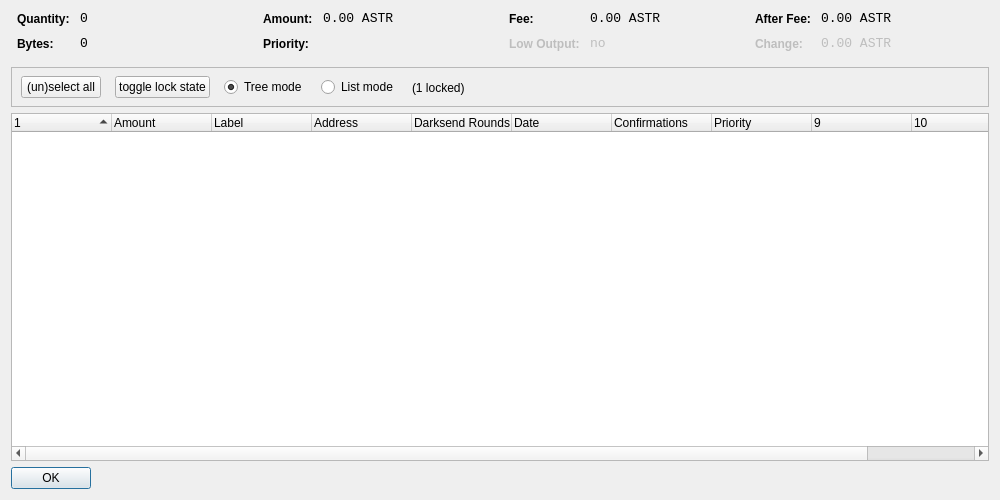
<?xml version="1.0" encoding="UTF-8"?>
<ui version="4.0">
 <class>CoinControlDialog</class>
 <widget class="QDialog" name="CoinControlDialog">
  <property name="geometry">
   <rect>
    <x>0</x>
    <y>0</y>
    <width>1000</width>
    <height>500</height>
   </rect>
  </property>
  <property name="windowTitle">
   <string>Coin Control</string>
  </property>
  <layout class="QVBoxLayout" name="verticalLayout">
   <item>
    <layout class="QHBoxLayout" name="horizontalLayoutTop" stretch="0,0,0,0">
     <property name="topMargin">
      <number>0</number>
     </property>
     <property name="bottomMargin">
      <number>10</number>
     </property>
     <item>
      <layout class="QFormLayout" name="formLayoutCoinControl1">
       <property name="horizontalSpacing">
        <number>10</number>
       </property>
       <property name="verticalSpacing">
        <number>10</number>
       </property>
       <property name="leftMargin">
        <number>6</number>
       </property>
       <property name="rightMargin">
        <number>6</number>
       </property>
       <item row="0" column="0">
        <widget class="QLabel" name="labelCoinControlQuantityText">
         <property name="styleSheet">
          <string notr="true">font-weight:bold;</string>
         </property>
         <property name="text">
          <string>Quantity:</string>
         </property>
        </widget>
       </item>
       <item row="0" column="1">
        <widget class="QLabel" name="labelCoinControlQuantity">
         <property name="font">
          <font>
           <family>Monospace</family>
           <pointsize>10</pointsize>
          </font>
         </property>
         <property name="cursor">
          <cursorShape>IBeamCursor</cursorShape>
         </property>
         <property name="contextMenuPolicy">
          <enum>Qt::ActionsContextMenu</enum>
         </property>
         <property name="text">
          <string notr="true">0</string>
         </property>
         <property name="textInteractionFlags">
          <set>Qt::LinksAccessibleByMouse|Qt::TextSelectableByKeyboard|Qt::TextSelectableByMouse</set>
         </property>
        </widget>
       </item>
       <item row="1" column="0">
        <widget class="QLabel" name="labelCoinControlBytesText">
         <property name="styleSheet">
          <string notr="true">font-weight:bold;</string>
         </property>
         <property name="text">
          <string>Bytes:</string>
         </property>
        </widget>
       </item>
       <item row="1" column="1">
        <widget class="QLabel" name="labelCoinControlBytes">
         <property name="font">
          <font>
           <family>Monospace</family>
           <pointsize>10</pointsize>
          </font>
         </property>
         <property name="cursor">
          <cursorShape>IBeamCursor</cursorShape>
         </property>
         <property name="contextMenuPolicy">
          <enum>Qt::ActionsContextMenu</enum>
         </property>
         <property name="text">
          <string notr="true">0</string>
         </property>
         <property name="textInteractionFlags">
          <set>Qt::LinksAccessibleByMouse|Qt::TextSelectableByKeyboard|Qt::TextSelectableByMouse</set>
         </property>
        </widget>
       </item>
      </layout>
     </item>
     <item>
      <layout class="QFormLayout" name="formLayoutCoinControl2">
       <property name="horizontalSpacing">
        <number>10</number>
       </property>
       <property name="verticalSpacing">
        <number>10</number>
       </property>
       <property name="leftMargin">
        <number>6</number>
       </property>
       <property name="rightMargin">
        <number>6</number>
       </property>
       <item row="0" column="0">
        <widget class="QLabel" name="labelCoinControlAmountText">
         <property name="styleSheet">
          <string notr="true">font-weight:bold;</string>
         </property>
         <property name="text">
          <string>Amount:</string>
         </property>
        </widget>
       </item>
       <item row="0" column="1">
        <widget class="QLabel" name="labelCoinControlAmount">
         <property name="font">
          <font>
           <family>Monospace</family>
           <pointsize>10</pointsize>
          </font>
         </property>
         <property name="cursor">
          <cursorShape>IBeamCursor</cursorShape>
         </property>
         <property name="contextMenuPolicy">
          <enum>Qt::ActionsContextMenu</enum>
         </property>
         <property name="text">
          <string notr="true">0.00 ASTR</string>
         </property>
         <property name="textInteractionFlags">
          <set>Qt::LinksAccessibleByMouse|Qt::TextSelectableByKeyboard|Qt::TextSelectableByMouse</set>
         </property>
        </widget>
       </item>
       <item row="1" column="0">
        <widget class="QLabel" name="labelCoinControlPriorityText">
         <property name="styleSheet">
          <string notr="true">font-weight:bold;</string>
         </property>
         <property name="text">
          <string>Priority:</string>
         </property>
        </widget>
       </item>
       <item row="1" column="1">
        <widget class="QLabel" name="labelCoinControlPriority">
         <property name="font">
          <font>
           <family>Monospace</family>
           <pointsize>10</pointsize>
          </font>
         </property>
         <property name="cursor">
          <cursorShape>IBeamCursor</cursorShape>
         </property>
         <property name="contextMenuPolicy">
          <enum>Qt::ActionsContextMenu</enum>
         </property>
         <property name="text">
          <string/>
         </property>
         <property name="textInteractionFlags">
          <set>Qt::LinksAccessibleByMouse|Qt::TextSelectableByKeyboard|Qt::TextSelectableByMouse</set>
         </property>
        </widget>
       </item>
      </layout>
     </item>
     <item>
      <layout class="QFormLayout" name="formLayoutCoinControl3">
       <property name="horizontalSpacing">
        <number>10</number>
       </property>
       <property name="verticalSpacing">
        <number>10</number>
       </property>
       <property name="leftMargin">
        <number>6</number>
       </property>
       <property name="rightMargin">
        <number>6</number>
       </property>
       <item row="0" column="0">
        <widget class="QLabel" name="labelCoinControlFeeText">
         <property name="styleSheet">
          <string notr="true">font-weight:bold;</string>
         </property>
         <property name="text">
          <string>Fee:</string>
         </property>
        </widget>
       </item>
       <item row="0" column="1">
        <widget class="QLabel" name="labelCoinControlFee">
         <property name="font">
          <font>
           <family>Monospace</family>
           <pointsize>10</pointsize>
          </font>
         </property>
         <property name="cursor">
          <cursorShape>IBeamCursor</cursorShape>
         </property>
         <property name="contextMenuPolicy">
          <enum>Qt::ActionsContextMenu</enum>
         </property>
         <property name="text">
          <string notr="true">0.00 ASTR</string>
         </property>
         <property name="textInteractionFlags">
          <set>Qt::LinksAccessibleByMouse|Qt::TextSelectableByKeyboard|Qt::TextSelectableByMouse</set>
         </property>
        </widget>
       </item>
       <item row="1" column="0">
        <widget class="QLabel" name="labelCoinControlLowOutputText">
         <property name="enabled">
          <bool>false</bool>
         </property>
         <property name="styleSheet">
          <string notr="true">font-weight:bold;</string>
         </property>
         <property name="text">
          <string>Low Output:</string>
         </property>
        </widget>
       </item>
       <item row="1" column="1">
        <widget class="QLabel" name="labelCoinControlLowOutput">
         <property name="enabled">
          <bool>false</bool>
         </property>
         <property name="font">
          <font>
           <family>Monospace</family>
           <pointsize>10</pointsize>
          </font>
         </property>
         <property name="cursor">
          <cursorShape>IBeamCursor</cursorShape>
         </property>
         <property name="contextMenuPolicy">
          <enum>Qt::ActionsContextMenu</enum>
         </property>
         <property name="text">
          <string notr="true">no</string>
         </property>
         <property name="textInteractionFlags">
          <set>Qt::LinksAccessibleByMouse|Qt::TextSelectableByKeyboard|Qt::TextSelectableByMouse</set>
         </property>
        </widget>
       </item>
      </layout>
     </item>
     <item>
      <layout class="QFormLayout" name="formLayoutCoinControl4">
       <property name="horizontalSpacing">
        <number>10</number>
       </property>
       <property name="verticalSpacing">
        <number>10</number>
       </property>
       <property name="leftMargin">
        <number>6</number>
       </property>
       <property name="rightMargin">
        <number>6</number>
       </property>
       <item row="0" column="0">
        <widget class="QLabel" name="labelCoinControlAfterFeeText">
         <property name="styleSheet">
          <string notr="true">font-weight:bold;</string>
         </property>
         <property name="text">
          <string>After Fee:</string>
         </property>
        </widget>
       </item>
       <item row="0" column="1">
        <widget class="QLabel" name="labelCoinControlAfterFee">
         <property name="font">
          <font>
           <family>Monospace</family>
           <pointsize>10</pointsize>
          </font>
         </property>
         <property name="cursor">
          <cursorShape>IBeamCursor</cursorShape>
         </property>
         <property name="contextMenuPolicy">
          <enum>Qt::ActionsContextMenu</enum>
         </property>
         <property name="text">
          <string notr="true">0.00 ASTR</string>
         </property>
         <property name="textInteractionFlags">
          <set>Qt::LinksAccessibleByMouse|Qt::TextSelectableByKeyboard|Qt::TextSelectableByMouse</set>
         </property>
        </widget>
       </item>
       <item row="1" column="0">
        <widget class="QLabel" name="labelCoinControlChangeText">
         <property name="enabled">
          <bool>false</bool>
         </property>
         <property name="styleSheet">
          <string notr="true">font-weight:bold;</string>
         </property>
         <property name="text">
          <string>Change:</string>
         </property>
        </widget>
       </item>
       <item row="1" column="1">
        <widget class="QLabel" name="labelCoinControlChange">
         <property name="enabled">
          <bool>false</bool>
         </property>
         <property name="font">
          <font>
           <family>Monospace</family>
           <pointsize>10</pointsize>
          </font>
         </property>
         <property name="cursor">
          <cursorShape>IBeamCursor</cursorShape>
         </property>
         <property name="contextMenuPolicy">
          <enum>Qt::ActionsContextMenu</enum>
         </property>
         <property name="text">
          <string notr="true">0.00 ASTR</string>
         </property>
         <property name="textInteractionFlags">
          <set>Qt::LinksAccessibleByMouse|Qt::TextSelectableByKeyboard|Qt::TextSelectableByMouse</set>
         </property>
        </widget>
       </item>
      </layout>
     </item>
    </layout>
   </item>
   <item>
    <widget class="QFrame" name="frame">
     <property name="minimumSize">
      <size>
       <width>0</width>
       <height>40</height>
      </size>
     </property>
     <property name="frameShape">
      <enum>QFrame::StyledPanel</enum>
     </property>
     <property name="frameShadow">
      <enum>QFrame::Sunken</enum>
     </property>
     <widget class="QWidget" name="horizontalLayoutWidget">
      <property name="geometry">
       <rect>
        <x>10</x>
        <y>0</y>
        <width>781</width>
        <height>41</height>
       </rect>
      </property>
      <layout class="QHBoxLayout" name="horizontalLayoutPanel" stretch="0,0,0,0,0">
       <property name="spacing">
        <number>14</number>
       </property>
       <item>
        <widget class="QPushButton" name="pushButtonSelectAll">
         <property name="sizePolicy">
          <sizepolicy hsizetype="Maximum" vsizetype="Fixed">
           <horstretch>0</horstretch>
           <verstretch>0</verstretch>
          </sizepolicy>
         </property>
         <property name="text">
          <string>(un)select all</string>
         </property>
        </widget>
       </item>
        <item>
         <widget class="QPushButton" name="pushButtonToggleLock">
          <property name="sizePolicy">
           <sizepolicy hsizetype="Maximum" vsizetype="Fixed">
            <horstretch>0</horstretch>
            <verstretch>0</verstretch>
           </sizepolicy>
          </property>
          <property name="text">
           <string>toggle lock state</string>
          </property>
          <property name="autoDefault">
           <bool>false</bool>
          </property>
         </widget>
        </item>
       <item>
        <widget class="QRadioButton" name="radioTreeMode">
         <property name="sizePolicy">
          <sizepolicy hsizetype="Maximum" vsizetype="Fixed">
           <horstretch>0</horstretch>
           <verstretch>0</verstretch>
          </sizepolicy>
         </property>
         <property name="text">
          <string>Tree mode</string>
         </property>
         <property name="checked">
          <bool>true</bool>
         </property>
        </widget>
       </item>
       <item>
        <widget class="QRadioButton" name="radioListMode">
         <property name="sizePolicy">
          <sizepolicy hsizetype="Maximum" vsizetype="Fixed">
           <horstretch>0</horstretch>
           <verstretch>0</verstretch>
          </sizepolicy>
         </property>
         <property name="text">
          <string>List mode</string>
         </property>
        </widget>
       </item>
        <item>
         <widget class="QLabel" name="labelLocked">
          <property name="text">
           <string>(1 locked)</string>
          </property>
         </widget>
        </item>
       <item>
        <spacer name="horizontalSpacer">
         <property name="orientation">
          <enum>Qt::Horizontal</enum>
         </property>
         <property name="sizeHint" stdset="0">
          <size>
           <width>40</width>
           <height>20</height>
          </size>
         </property>
        </spacer>
       </item>
      </layout>
     </widget>
    </widget>
   </item>
   <item>
    <widget class="CoinControlTreeWidget" name="treeWidget">
     <property name="contextMenuPolicy">
      <enum>Qt::CustomContextMenu</enum>
     </property>
     <property name="sortingEnabled">
      <bool>false</bool>
     </property>
     <property name="columnCount">
      <number>11</number>
     </property>
     <attribute name="headerShowSortIndicator" stdset="0">
      <bool>true</bool>
     </attribute>
     <attribute name="headerStretchLastSection">
      <bool>false</bool>
     </attribute>
     <column>
      <property name="text">
       <string/>
      </property>
     </column>
     <column>
      <property name="text">
       <string>Amount</string>
      </property>
     </column>
     <column>
      <property name="text">
       <string>Label</string>
      </property>
     </column>
     <column>
      <property name="text">
       <string>Address</string>
      </property>
     </column>
     <column>
      <property name="text">
       <string>Darksend Rounds</string>
      </property>
    </column>
     <column>
      <property name="text">
       <string>Date</string>
      </property>
     </column>
     <column>
      <property name="text">
       <string>Confirmations</string>
      </property>
      <property name="toolTip">
       <string>Confirmed</string>
      </property>
     </column>
     <column>
      <property name="text">
       <string>Priority</string>
      </property>
     </column>
     <column>
      <property name="text">
       <string/>
      </property>
     </column>
     <column>
      <property name="text">
       <string/>
      </property>
     </column>
     <column>
      <property name="text">
       <string/>
      </property>
     </column>
     <column>
      <property name="text">
       <string/>
      </property>
     </column>
    </widget>
   </item>
   <item>
    <widget class="QDialogButtonBox" name="buttonBox">
     <property name="sizePolicy">
      <sizepolicy hsizetype="Maximum" vsizetype="Fixed">
       <horstretch>0</horstretch>
       <verstretch>0</verstretch>
      </sizepolicy>
     </property>
     <property name="orientation">
      <enum>Qt::Horizontal</enum>
     </property>
     <property name="standardButtons">
      <set>QDialogButtonBox::Ok</set>
     </property>
    </widget>
   </item>
  </layout>
 </widget>
 <customwidgets>
  <customwidget>
   <class>CoinControlTreeWidget</class>
   <extends>QTreeWidget</extends>
   <header>coincontroltreewidget.h</header>
  </customwidget>
 </customwidgets>
 <resources/>
 <connections/>
</ui>
